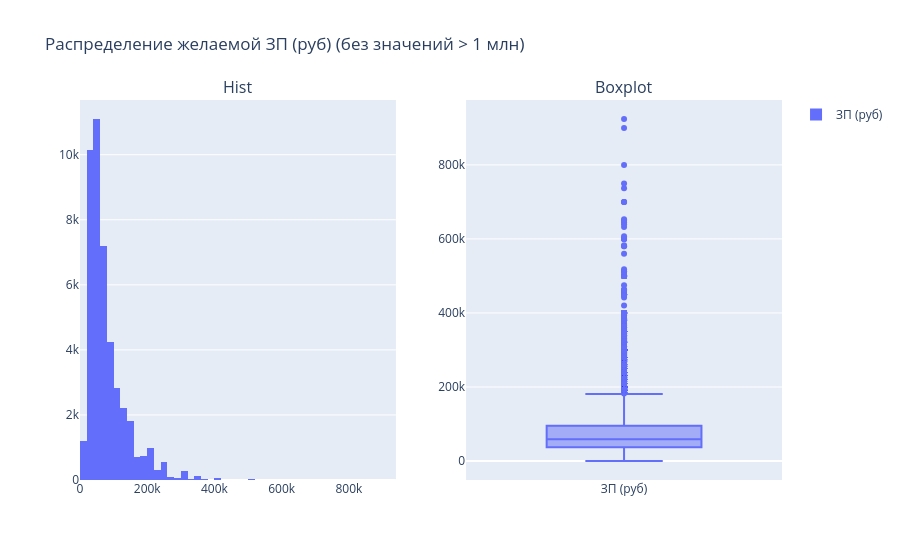

Notebook code cell kept with this figure:
### Markdown cell above
3. Постройте распределение признака **"ЗП (руб)"**. Опишите данное распределение, отвечая на следующие вопросы: каковы предельные значения признака, в каком примерном интервале находится заработная плата большинства соискателей? Есть ли аномалии для признака возраста? Обратите внимание на гигантские размеры желаемой заработной платы.
*Совет: постройте гистограмму и коробчатую диаграмму рядом.*

### Code cell
fig = make_subplots(rows=1, cols=2, subplot_titles=['Hist', 'Boxplot'])

fig.add_traces(px.histogram(df.query('`ЗП (руб)` < 1_000_000')['ЗП (руб)'], nbins=50).data, rows=1, cols=1)
fig.add_traces(px.box(df.query('`ЗП (руб)` < 1_000_000')['ЗП (руб)']).data, rows=1, cols=2)

fig.update_layout(title_text="Распределение желаемой ЗП (руб) (без значений > 1 млн)")

### Figure 1 — Plotly figure (JSON) as saved in the notebook; plotly's stock layout.template omitted (floating-point values rounded to 4 significant figures; data arrays with more than 128 entries replaced by an {"elided": "..."} marker saying what was removed)
{"data": [{"bingroup": "x", "hovertemplate": "variable=ЗП (руб)<br>value=%{x}<br>count=%{y}<extra></extra>", "legendgroup": "ЗП (руб)", "marker": {"color": "#636efa", "pattern": {"shape": ""}}, "name": "ЗП (руб)", "nbinsx": 50, "orientation": "v", "showlegend": true, "type": "histogram", "x": {"elided": "44738 float values"}, "xaxis": "x", "yaxis": "y"}, {"alignmentgroup": "True", "hovertemplate": "variable=%{x}<br>value=%{y}<extra></extra>", "legendgroup": "", "marker": {"color": "#636efa"}, "name": "", "notched": false, "offsetgroup": "", "orientation": "v", "showlegend": false, "type": "box", "x": {"elided": "44738 str values"}, "x0": " ", "xaxis": "x2", "y": {"elided": "44738 float values"}, "y0": " ", "yaxis": "y2"}], "layout": {"annotations": [{"font": {"size": 16}, "showarrow": false, "text": "Hist", "x": 0.225, "xanchor": "center", "xref": "paper", "y": 1, "yanchor": "bottom", "yref": "paper"}, {"font": {"size": 16}, "showarrow": false, "text": "Boxplot", "x": 0.775, "xanchor": "center", "xref": "paper", "y": 1, "yanchor": "bottom", "yref": "paper"}], "title": {"text": "Распределение желаемой ЗП (руб) (без значений > 1 млн)"}, "xaxis": {"anchor": "y", "domain": [0, 0.45]}, "xaxis2": {"anchor": "y2", "domain": [0.55, 1]}, "yaxis": {"anchor": "x", "domain": [0, 1]}, "yaxis2": {"anchor": "x2", "domain": [0, 1]}}}
